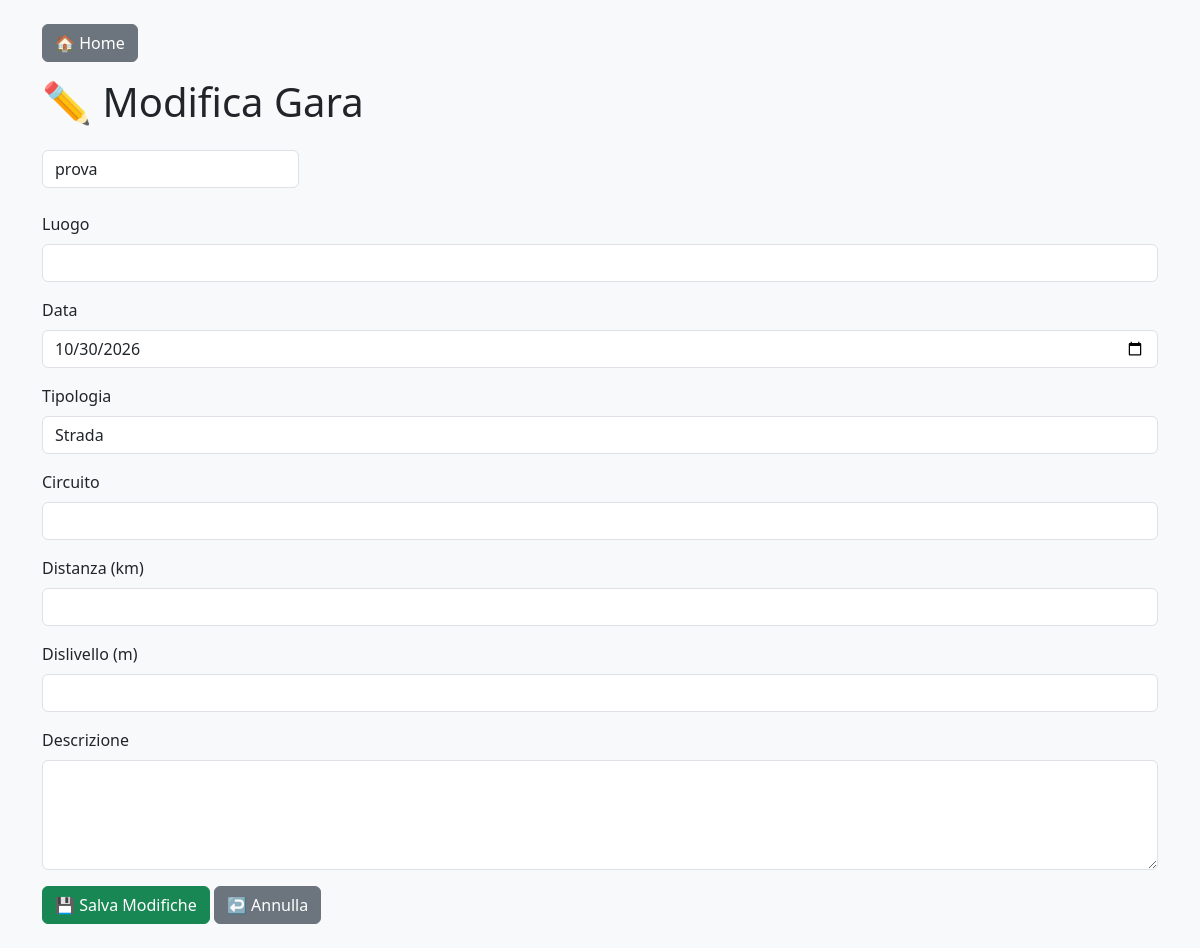
Page /gare/modifica/24 (signed in) on the committed database.
### tables this page shows
CREATE TABLE gare (
    id INTEGER PRIMARY KEY AUTOINCREMENT,
    nome TEXT,
    luogo TEXT,
    data TEXT,
    tipologia TEXT,
    distanza TEXT,
    dislivello TEXT,
    descrizione TEXT
, circuito TEXT);

### app.py (the view)
@app.route("/gare/modifica/<int:id>")
def modifica_gara(id):
    conn = get_connection()
    cursor = conn.cursor()
    cursor.execute("""
    SELECT *
    FROM gare
    WHERE id=?
    """, (
        id,
    ))
    gara = cursor.fetchone()
    cursor.execute("""
    SELECT nome
    FROM circuiti
    ORDER BY nome
    """)
    circuiti = cursor.fetchall()
    conn.close()
    return render_template(
        "modifica_gara.html",
        gara=gara,
        circuiti=circuiti
    )

### database.py (called while the page is built)
def get_connection():
    database_url = os.getenv("DATABASE_URL")
    if database_url:
        return _connect(database_url)
    conn = sqlite3.connect(DB_PATH)
    conn.row_factory = sqlite3.Row
    return conn

### templates/modifica_gara.html (shortened to what this page needs)
{% extends "base.html" %}
{% block content %}
<h1 class="mb-4">
    ✏️ Modifica Gara
</h1>
<form
    method="POST"
    action="/gare/aggiorna/{{ gara['id'] }}"
>
    <div class="mb-3">
        <label class="form-label">
         <input
            type="text"
            name="nome"
            class="form-control"
            value="{{ gara['nome'] }}"
            required
        >
    </div>
    <div class="mb-3">
        <label class="form-label">
            Luogo
        </label>
        <input
            type="text"
            name="luogo"
            class="form-control"
            value="{{ gara['luogo'] }}"
        >
    </div>
    <div class="mb-3">
        <label class="form-label">
            Data
        </label>
        <input
            type="date"
            name="data"
            class="form-control"
            value="{{ gara['data'] }}"
            required
        >
    </div>
    <div class="mb-3">
        <label class="form-label">
            Tipologia
        </label>
        <input
            type="text"
            name="tipologia"
            class="form-control"
            value="{{ gara['tipologia'] }}"
        >
    </div>
    <div class="mb-3">
        <label class="form-label">
            Circuito
        </label>
        <input
            type="text"
            name="circuito"
            class="form-control"
            value="{{ gara['circuito'] }}"
        >
    </div>
    <div class="mb-3">
        <label class="form-label">
            Distanza (km)
        </label>
        <input
            type="number"
            step="0.1"
            name="distanza"
            class="form-control"
            value="{{ gara['distanza'] }}"
        >
    </div>
    <div class="mb-3">
        <label class="form-label">
            Dislivello (m)
        </label>
        <input
            type="number"
            name="dislivello"
            class="form-control"
            value="{{ gara['dislivello'] }}"
        >
    </div>
    <div class="mb-3">
        <label class="form-label">
            Descrizione
        </label>
        <textarea
            name="descrizione"
            class="form-control"
            rows="4"
        >{{ gara['descrizione'] }}</textarea>
    </div>
        <button
        type="submit"
        class="btn btn-success"
    >
        💾 Salva Modifiche
    </button>
    <a
        href="/gare"
        class="btn btn-secondary"
    >
        ↩️ Annulla
    </a>
</form>
{% endblock %}

### rows in the picture
gare: nome "prova", data "10/30/2026", tipologia "Strada"
